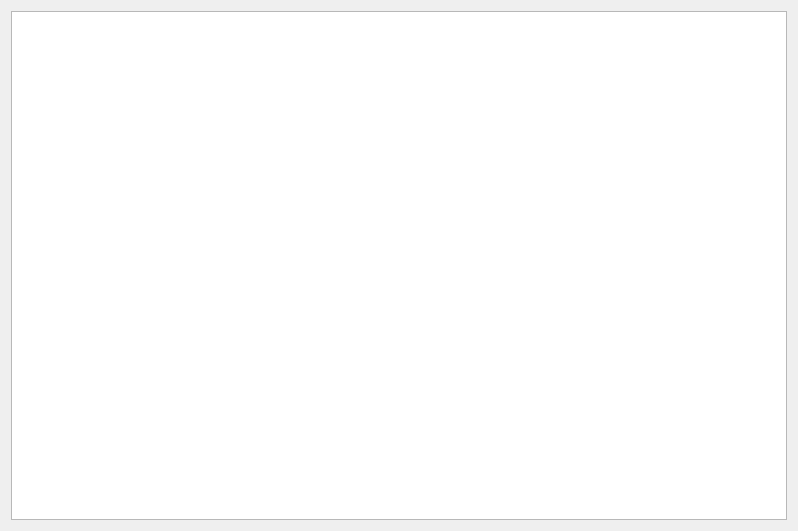
<?xml version="1.0" encoding="UTF-8"?>
<ui version="4.0">
 <class>MonitorsTab</class>
 <widget class="QWidget" name="MonitorsTab">
  <property name="geometry">
   <rect>
    <x>0</x>
    <y>0</y>
    <width>798</width>
    <height>531</height>
   </rect>
  </property>
  <property name="sizePolicy">
   <sizepolicy hsizetype="Ignored" vsizetype="Ignored">
    <horstretch>0</horstretch>
    <verstretch>0</verstretch>
   </sizepolicy>
  </property>
  <property name="maximumSize">
   <size>
    <width>16777214</width>
    <height>16777215</height>
   </size>
  </property>
  <property name="windowTitle">
   <string>Monitors</string>
  </property>
  <property name="windowIcon">
   <iconset resource="../../resources/resources.qrc">
    <normaloff>:/images/icon.ico</normaloff>:/images/icon.ico</iconset>
  </property>
  <layout class="QVBoxLayout" name="verticalLayout" stretch="0">
   <item>
    <widget class="ToggleColumnsTableView" name="tableMonitors">
     <property name="contextMenuPolicy">
      <enum>Qt::CustomContextMenu</enum>
     </property>
     <property name="verticalScrollMode">
      <enum>QAbstractItemView::ScrollPerPixel</enum>
     </property>
     <property name="horizontalScrollMode">
      <enum>QAbstractItemView::ScrollPerPixel</enum>
     </property>
     <property name="sortingEnabled">
      <bool>true</bool>
     </property>
    </widget>
   </item>
  </layout>
 </widget>
 <customwidgets>
  <customwidget>
   <class>ToggleColumnsTableView</class>
   <extends>QTableView</extends>
   <header>ui/toggle-columns-table-view.h</header>
  </customwidget>
 </customwidgets>
 <resources>
  <include location="../../resources/resources.qrc"/>
 </resources>
 <connections>
  <connection>
   <sender>tableMonitors</sender>
   <signal>customContextMenuRequested(QPoint)</signal>
   <receiver>MonitorsTab</receiver>
   <slot>monitorsTableContextMenu(QPoint)</slot>
   <hints>
    <hint type="sourcelabel">
     <x>641</x>
     <y>388</y>
    </hint>
    <hint type="destinationlabel">
     <x>796</x>
     <y>373</y>
    </hint>
   </hints>
  </connection>
 </connections>
 <slots>
  <slot>monitorsTableContextMenu(QPoint)</slot>
 </slots>
</ui>
